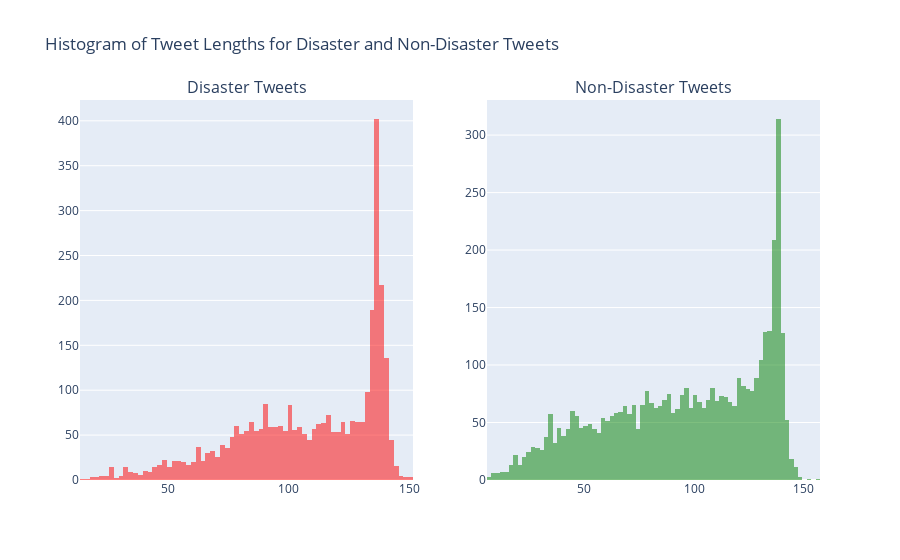

This figure's notebook cell:
### Markdown cell above
♻️ Il y'a plus de tweets qui ne sont pas désastres  que les tweets qui sont désastres 

♻️ Non désastres: `class 0 au total 4342 soit 57%`

♻️ Désastres: `class 1 au total 3271 soit 43%`

### Code cell
plot_tweet_length_histogram(raw=True)

### Figure 1 — Plotly figure (JSON) as saved in the notebook; plotly's stock layout.template omitted (floating-point values rounded to 4 significant figures; data arrays with more than 128 entries replaced by an {"elided": "..."} marker saying what was removed)
{"data": [{"alignmentgroup": "True", "bingroup": "x", "hovertemplate": "Tweet Length=%{x}<br>count=%{y}<extra></extra>", "legendgroup": "", "marker": {"color": "red", "opacity": 0.5, "pattern": {"shape": ""}}, "name": "", "offsetgroup": "", "orientation": "v", "showlegend": false, "type": "histogram", "x": {"elided": "3271 int values"}, "xaxis": "x", "yaxis": "y"}, {"alignmentgroup": "True", "bingroup": "x", "hovertemplate": "Tweet Length=%{x}<br>count=%{y}<extra></extra>", "legendgroup": "", "marker": {"color": "green", "opacity": 0.5, "pattern": {"shape": ""}}, "name": "", "offsetgroup": "", "orientation": "v", "showlegend": false, "type": "histogram", "x": {"elided": "4342 int values"}, "xaxis": "x2", "yaxis": "y2"}], "layout": {"annotations": [{"font": {"size": 16}, "showarrow": false, "text": "Disaster Tweets", "x": 0.225, "xanchor": "center", "xref": "paper", "y": 1, "yanchor": "bottom", "yref": "paper"}, {"font": {"size": 16}, "showarrow": false, "text": "Non-Disaster Tweets", "x": 0.775, "xanchor": "center", "xref": "paper", "y": 1, "yanchor": "bottom", "yref": "paper"}], "title": {"text": "Histogram of Tweet Lengths for Disaster and Non-Disaster Tweets"}, "xaxis": {"anchor": "y", "domain": [0, 0.45]}, "xaxis2": {"anchor": "y2", "domain": [0.55, 1]}, "yaxis": {"anchor": "x", "domain": [0, 1]}, "yaxis2": {"anchor": "x2", "domain": [0, 1]}}}
